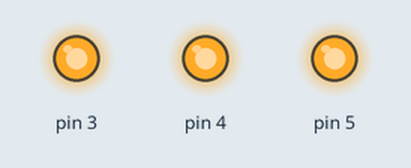
This sketch was run on a simulated Arduino Uno, built with avr-gcc and run on an emulated ATmega328P. On the bench: output pins drawn as LEDs (lit = HIGH).

Above: at 0.1 s.
Timing chart, 0 to 1.6 s (numbered marks = the images above):
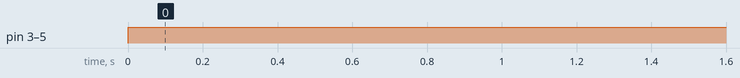

The sketch:

Lesson3_V1.ino
```cpp
void setup() {
  // he LED pins as outputs
  pinMode(3,OUTPUT);
  pinMode(4,OUTPUT);
  pinMode(5,OUTPUT);

}

void loop() {
  // put your main code here, to run repeatedly:
  digitalWrite(5,HIGH);
  digitalWrite(4,HIGH);
  digitalWrite(3,HIGH);

}
```

Measured:
- by itself, pin 3–5: LOW → HIGH at 0.00 s
